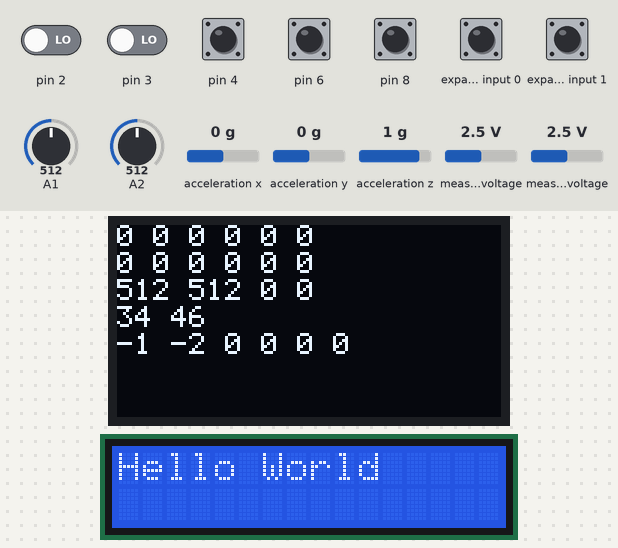
Simulated run of this sketch. Board: Arduino Uno, built with avr-gcc and run on an emulated ATmega328P. Parts: 128×64 one-colour display, 16×2 character LCD. Wiring (inferred from the names in the program): SSD1306 OLED at I2C address 0x3C; Wii Nunchuk at I2C address 0x52. The inputs (shaded band) are chosen by the test bench; at power-on: expander input 0, expander input 1, pin 4, pin 6, pin 8 HIGH, pin 2, pin 3 LOW, measured voltage 2.5 V, A1 = 512, A2 = 512, acceleration x 0 g, acceleration y 0 g, acceleration z 1 g.

Above: at 1.2 s.
1.3 s: measured voltage (sensor 200) set to 0.1 V
At 2.4 s:
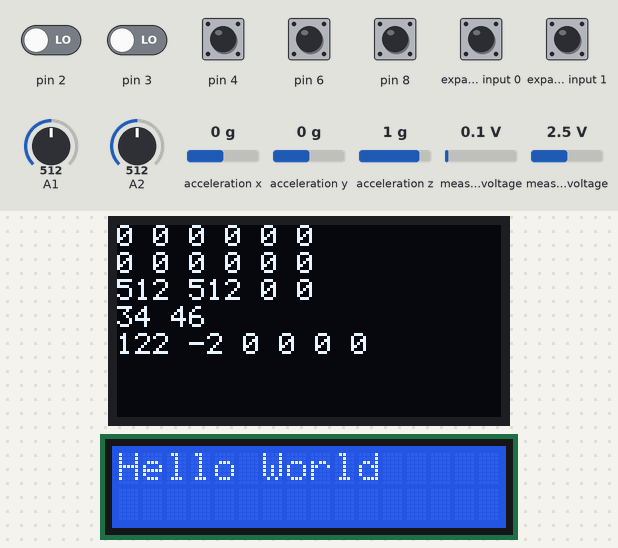
2.9 s: A1 set to 105
At 4.2 s:
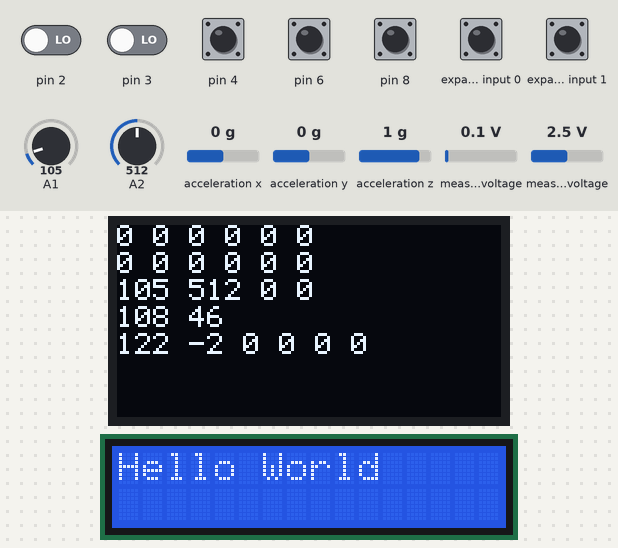
4.5 s: A1 set to 92
At 5.4 s:
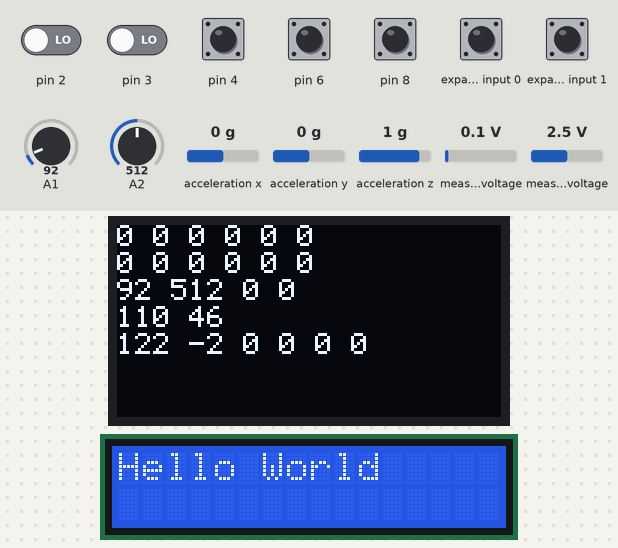
6.1 s: measured voltage (sensor 200) set to 2.5 V
At 7.4 s:
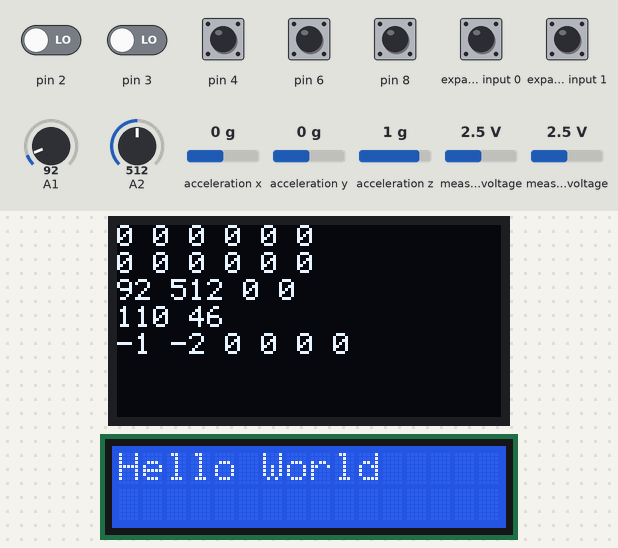
7.7 s: A2 set to 30
At 8.8 s:
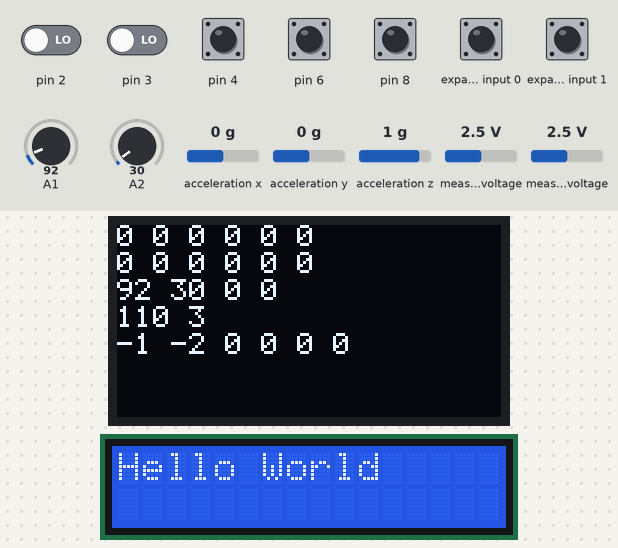
Timing chart, 0 to 10.3 s (numbered marks = the images above; inputs shaded):
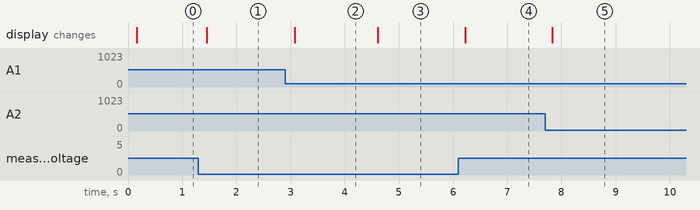

The sketch:

I2CUGameMachine.ino
```cpp
/**
  RetroLCD.com
  Ben Kucenski 2020
  bkucenski@gmail.com
 **/
#include <Arduino.h>
#include <Wire.h>
#include "Display128x64.h"
#include "LCD1602.h"
#include "RotaryDial.h"
#include "Joystick.h"
#include "LiquidCrystal_I2C.h"
#include "Nunchuk.h"

// graphics stuff
byte CurrentFrame;
char StringBuffer[32];


#define JOYSTICK_XAXIS 1
#define JOYSTICK_YAXIS 2
#define JOYSTICK_BUTTON 8

#define ROTARYA_CLOCK 2
#define ROTARYA_SWITCH 4
#define ROTARYA_DATA 5

#define ROTARYB_CLOCK 3
#define ROTARYB_SWITCH 6
#define ROTARYB_DATA 7

RotaryDial Player1Dial;
RotaryDial Player2Dial;
Joystick PlayerJoystick;

// Set the LCD address to 0x27 for a 16 chars and 2 line display
LiquidCrystal_I2C lcd(0x27, 16, 2);

int XPos, YPos;

// Wii Nunchuk
float InputForceX;
float InputForceY;
byte InputC; // can be held down
byte InputZ;
byte InputCAlt; // can't be held down
byte InputZAlt;


void setup() {
  Wire.begin();

  // Init OLED
  Display128x64::Rotation = SCREEN_LANDSCAPE;
  Display128x64::InitDisplay(SSD1306_SWITCHCAPVCC);

  // Initialize Rotary Dials
  Player1Dial.Init(ROTARYA_CLOCK, ROTARYA_DATA, ROTARYA_SWITCH);
  Player2Dial.Init(ROTARYB_CLOCK, ROTARYB_DATA, ROTARYB_SWITCH);

  attachInterrupt(digitalPinToInterrupt(Player1Dial.ClockPin), ReadRotaryDialA, CHANGE);
  attachInterrupt(digitalPinToInterrupt(Player2Dial.ClockPin), ReadRotaryDialB, CHANGE);

  // Initialize Joystick
  PlayerJoystick.Init(JOYSTICK_XAXIS, JOYSTICK_YAXIS, JOYSTICK_BUTTON);


  // initialize the LCD Character Display
  lcd.begin();
  lcd.clear();
  lcd.backlight();
  lcd.setCursor(0, 0);

  lcd.print("Hello World");

  CurrentFrame = 0;
  randomSeed(analogRead(0));
}

void ReadController()
{
  Player1Dial.ReadSwitch();
  Player2Dial.ReadSwitch();

  PlayerJoystick.ReadSwitch();
  PlayerJoystick.ReadJoystick();

  // Y - 0 = Up
  // Y ~350 - 370 - Center
  // Y - 700 = Down

  // X - 0 = Right
  // X ~350 - 370 - Center
  // X - 700 = Left

  XPos = PlayerJoystick.XAxis;
  if(XPos > 700) {
    XPos = 700;
  }
  if(XPos >= 340 && XPos <= 360) {
    XPos = 350;
  }
  XPos = (700 - XPos) - 350;
  XPos = (float)(XPos) * 63.5 / 350.0 + 64.0;


  YPos = PlayerJoystick.YAxis;
  if(YPos > 700) {
    YPos = 700;
  }
  if(YPos >= 340 && YPos <= 360) {
    YPos = 350;
  }
  YPos = YPos - 350;
  YPos = (float)(YPos) * 31.5 / 350.0 + 32.0;

  Wire.setClock(CLOCK_NUNCHUK);

  if (!Nunchuk::NunchukRead()) {
    return;
  }


  InputForceX = map(Nunchuk::NunchukX(), -128, 127, 0, 255) * 1.0 / 128.0 - 1.0;
  InputForceY = (255 - map(Nunchuk::NunchukY(), 127, -128, 0, 255)) * 1.0 / 128.0 - 1.0;
  InputC = Nunchuk::NunchukC();
  InputZ = Nunchuk::NunchukZ();
  InputCAlt = Nunchuk::NunchukCAlt();
  InputZAlt = Nunchuk::NunchukZAlt();
}

void ReadRotaryDialA()
{
  Player1Dial.ReadRotaryDial();
}

void ReadRotaryDialB()
{
  Player2Dial.ReadRotaryDial();
}


void RenderDisplay()
{
  if (CurrentFrame % 24 > 0) {
    return;
  }

  Display128x64::ClearDisplay();

  sprintf(StringBuffer, "%d %d %d %d %d %d", Player1Dial.rotaryCounter, Player1Dial.rotarySwitch, Player1Dial.rotarySwitchMomentary, Player1Dial.rotaryClock, Player1Dial.rotaryLastClock, Player1Dial.rotaryDirection);
  Display128x64::BlitText58N(0, 0, LCD1602, StringBuffer, 1);

  sprintf(StringBuffer, "%d %d %d %d %d %d", Player2Dial.rotaryCounter, Player2Dial.rotarySwitch, Player2Dial.rotarySwitchMomentary, Player2Dial.rotaryClock, Player2Dial.rotaryLastClock, Player2Dial.rotaryDirection);
  Display128x64::BlitText58N(0, 9, LCD1602, StringBuffer, 1);


  sprintf(StringBuffer, "%d %d %d %d", PlayerJoystick.XAxis, PlayerJoystick.YAxis, PlayerJoystick.joySwitch, PlayerJoystick.joySwitchMomentary);
  Display128x64::BlitText58N(0, 18, LCD1602, StringBuffer, 1);

  sprintf(StringBuffer, "%d %d", XPos, YPos);
  Display128x64::BlitText58N(0, 27, LCD1602, StringBuffer, 1);

  sprintf(StringBuffer, "%d %d %d %d %d %d", (int)(InputForceX * 128), (int)(InputForceY * 128), InputC, InputZ, InputCAlt, InputZAlt);
  Display128x64::BlitText58N(0, 36, LCD1602, StringBuffer, 1);

  Wire.setClock(CLOCK_DISPLAY);
  Display128x64::PushToDisplay();
}


void loop() {
  ReadController();
  RenderDisplay();

  CurrentFrame++;
  CurrentFrame %= 240;
}
```

Display128x64.cpp
```cpp
/**
  RetroLCD.com
  Ben Kucenski 2020
  bkucenski@gmail.com
 **/
#include <Wire.h>
#include "Display128x64.h"

byte Display128x64::screen[SCREEN_BYTES];
int Display128x64::ix, Display128x64::iy, Display128x64::iz;
byte Display128x64::b, Display128x64::m, Display128x64::Rotation;

void Display128x64::PlotPixel(int x, int y, byte c)
{
  switch (Rotation) {
    case SCREEN_PORTRAIT:
      iz = x;
      x = y;
      y = iz;
      y = 63 - y;
      break;
  }

  if (y < 0) {
    return;
  }
  if (y >= SCREEN_HEIGHT) {
    return;
  }
  if (x < 0) {
    return;
  }
  if (x >= SCREEN_WIDTH) {
    return;
  }

  if (c) {
    screen[x + (y / 8) * SCREEN_WIDTH] |= (1 << (y & 7));
  } else {
    screen[x  + (y / 8) * SCREEN_WIDTH] &= ~(1 << (y & 7));
  }
}

// https://github.com/OneLoneCoder/olcPixelGameEngine/blob/master/LastVersion/olcPixelGameEngine.h
void Display128x64::DrawLine(int x1, int y1, int x2, int y2, byte c)
{
  int x, y, dx, dy, dx1, dy1, px, py, xe, ye, i;

  dx = x2 - x1;
  dy = y2 - y1;

  if (dx == 0) // Line is vertical
  {
    if (y2 < y1) {
      int t = y2;
      y2 = y1;
      y1 = t;
    }
    for (y = y1; y <= y2; y++) {
      PlotPixel(x1, y, c);
    }
    return;
  }

  if (dy == 0) // Line is horizontal
  {
    if (x2 < x1) {
      int t = x2;
      x2 = x1;
      x1 = t;
    }
    for (x = x1; x <= x2; x++) {
      PlotPixel(x, y1, c);
    }
    return;
  }
  dx1 = abs(dx);
  dy1 = abs(dy);
  px = 2 * dy1 - dx1;
  py = 2 * dx1 - dy1;

  if (dy1 <= dx1)
  {
    if (dx >= 0)
    {
      x = x1;
      y = y1;
      xe = x2;
    }
    else
    {
      x = x2;
      y = y2;
      xe = x1;
    }

    PlotPixel(x, y, c);

    for (i = 0; x < xe; i++)
    {
      x = x + 1;
      if (px < 0) {
        px = px + 2 * dy1;
      }
      else
      {
        if ((dx < 0 && dy < 0) || (dx > 0 && dy > 0)) {
          y = y + 1;
        } else {
          y = y - 1;
        }
        px = px + 2 * (dy1 - dx1);
      }
      PlotPixel(x, y, c);
    }
  }
  else
  {
    if (dy >= 0)
    {
      x = x1;
      y = y1;
      ye = y2;
    }
    else
    {
      x = x2;
      y = y2;
      ye = y1;
    }

    PlotPixel(x, y, c);

    for (i = 0; y < ye; i++)
    {
      y = y + 1;
      if (py <= 0) {
        py = py + 2 * dx1;
      } else {
        if ((dx < 0 && dy < 0) || (dx > 0 && dy > 0)) {
          x = x + 1;
        } else {
          x = x - 1;
        }
        py = py + 2 * (dx1 - dy1);
      }
      PlotPixel(x, y, c);
    }
  }
}

void Display128x64::DrawTriangle(int x1, int y1, int x2, int y2, int x3, int y3, byte c)
{
  DrawLine(x1, y1, x2, y2, c);
  DrawLine(x1, y1, x3, y3, c);
  DrawLine(x2, y2, x3, y3, c);
}

// 16x16 sprites
void Display128x64::Blit(int x, int y, const byte * img)
{
  for (iy = 0; iy < 16; iy++) {
    b = pgm_read_byte(img + iy * 2);
    for (ix = 0; ix < 8; ix++) {
      PlotPixel(x + ix, y + iy, (byte)((b >> (7 - (ix % 8))) & 1));
    }
    b = pgm_read_byte(img + iy * 2 + 1);
    for (ix = 8; ix < 16; ix++) {
      PlotPixel(x + ix, y + iy, (byte)((b >> (7 - (ix % 8))) & 1));
    }
  }
}

// 16x16 sprites with mask
void Display128x64::BlitMask(int x, int y, const byte * img, const byte * msk)
{
  for (iy = 0; iy < 16; iy++) {
    b = pgm_read_byte(img + iy * 2);
    m = pgm_read_byte(img + iy * 2);
    for (ix = 0; ix < 8; ix++) {
      if ((byte)((m >> (7 - (ix % 8))) & 1)) {
        PlotPixel(x + ix, y + iy, (byte)((b >> (7 - (ix % 8))) & 1));
      }
    }

    b = pgm_read_byte(img + iy * 2 + 1);
    m = pgm_read_byte(img + iy * 2 + 1);
    for (ix = 8; ix < 16; ix++) {
      if ((byte)((m >> (7 - (ix % 8))) & 1)) {
        PlotPixel(x + ix, y + iy, (byte)((b >> (7 - (ix % 8))) & 1));
      }
    }
  }
}

// 8x8 sprites
void Display128x64::Blit8(int x, int y, const byte * img)
{
  for (iy = 0; iy < 8; iy++) {
    b = pgm_read_byte(img + iy);
    for (ix = 0; ix < 8; ix++) {
      PlotPixel(x + ix, y + iy, (byte)((b >> (7 - (ix % 8))) & 1));
    }
  }
}

// 8x8 sprites with FlipH
void Display128x64::Blit8FlipH(int x, int y, const byte * img)
{
  for (iy = 0; iy < 8; iy++) {
    b = pgm_read_byte(img + iy);
    for (ix = 0; ix < 8; ix++) {
      PlotPixel(x + ix, y + iy, (byte)((b >> (ix % 8)) & 1));
    }
  }
}

// 8x8 sprites with mask
void Display128x64::BlitMask8(int x, int y, const byte * img, const byte * msk)
{
  for (iy = 0; iy < 8; iy++) {
    b = pgm_read_byte(img + iy);
    m = pgm_read_byte(img + iy);
    for (ix = 0; ix < 8; ix++) {
      if ((byte)((m >> (7 - (ix % 8))) & 1)) {
        PlotPixel(x + ix, y + iy, (byte)((b >> (7 - (ix % 8))) & 1));
      }
    }
  }
}

// 8x8 sprites with mask FlipH
void Display128x64::BlitMask8FlipH(int x, int y, const byte * img, const byte * msk)
{
  for (iy = 0; iy < 8; iy++) {
    b = pgm_read_byte(img + iy);
    m = pgm_read_byte(img + iy);
    for (ix = 0; ix < 8; ix++) {
      if ((byte)((m >> (ix % 8)) & 1)) {
        PlotPixel(x + ix, y + iy, (byte)((b >> (ix % 8)) & 1));
      }
    }
  }
}

// 8x16 sprites
void Display128x64::Blit816(int x, int y, const byte * img)
{
  for (iy = 0; iy < 16; iy++) {
    b = pgm_read_byte(img + iy);
    for (ix = 0; ix < 8; ix++) {
      PlotPixel(x + ix, y + iy, (byte)((b >> (7 - (ix % 8))) & 1));
    }
  }
}

// 8x16 sprites with mask
void Display128x64::BlitMask816(int x, int y, const byte * img, const byte * msk)
{
  for (iy = 0; iy < 16; iy++) {
    b = pgm_read_byte(img + iy);
    m = pgm_read_byte(img + iy);
    for (ix = 0; ix < 8; ix++) {
      if ((byte)((m >> (7 - (ix % 8))) & 1)) {
        PlotPixel(x + ix, y + iy, (byte)((b >> (7 - (ix % 8))) & 1));
      }
    }
  }
}


// 5x8 sprites
void Display128x64::Blit58(int x, int y, const byte * img)
{
  for (ix = 0; ix < 5; ix++) {
    b = pgm_read_byte(img + ix);
    for (iy = 0; iy < 8; iy++) {
      PlotPixel(x + ix, y + iy, (byte)((b >> ((iy % 8))) & 1));
    }
  }
}

// 5x8 sprites with mask
void Display128x64::BlitMask58(int x, int y, const byte * img, const byte * msk)
{
  for (ix = 0; ix < 5; ix++) {
    b = pgm_read_byte(img + ix);
    m = pgm_read_byte(msk + ix);
    for (iy = 0; iy < 8; iy++) {
      if ((byte)((m >> ((iy % 8))) & 1)) {
        PlotPixel(x + ix, y + iy, (byte)((b >> ((iy % 8))) & 1));
      }
    }
  }
}

void Display128x64::BlitText58(int x, int y, const byte * font, char * str)
{
  int org_x = x;
  while (str[0] && x < 128) {
    if (str[0] == 10) { // 10 = 0x0a \n, 13 = 0x0d \r
      x = org_x;
      y += 8;
      str++;
      continue;
    }
    Blit58(x, y, font + 5 * str[0]);
    str++;
    x += 5;
  }
}

void Display128x64::BlitText58N(int x, int y, const byte * font, char * str, int n)
{
  while (str[0] && x < 128) {
    Blit58(x, y, font + 5 * str[0]);
    str++;
    x += 5 + n;
  }
}

void Display128x64::BlitText816(int x, int y, const byte * font, char * str)
{
  while (str[0] && x < 128) {
    Blit816(x, y, font + 16 * str[0]);
    str++;
    x += 8;
  }
}

/////////////////////////////////////
//
// Functions and data to initialize
// and send data to the display
//
/////////////////////////////////////


static const uint8_t PROGMEM init1[] = {
  SSD1306_DISPLAYOFF,                   // 0xAE
  SSD1306_SETDISPLAYCLOCKDIV,           // 0xD5
  0x80,                                 // the suggested ratio 0x80
  SSD1306_SETMULTIPLEX
};               // 0xA8

static const uint8_t PROGMEM init2[] = {
  SSD1306_SETDISPLAYOFFSET,             // 0xD3
  0x0,                                  // no offset
  SSD1306_SETSTARTLINE | 0x0,           // line #0
  SSD1306_CHARGEPUMP
};                 // 0x8D

static const uint8_t PROGMEM init3[] = {
  SSD1306_MEMORYMODE,                   // 0x20
  0x00,                                 // 0x0 act like ks0108
  SSD1306_SEGREMAP | 0x1,
  SSD1306_COMSCANDEC
};

// 128x64 display
static const uint8_t PROGMEM init4b[] = {
  SSD1306_SETCOMPINS,                 // 0xDA
  0x12,
  SSD1306_SETCONTRAST
};              // 0x81

static const uint8_t PROGMEM init5[] = {
  SSD1306_SETVCOMDETECT,               // 0xDB
  0x40,
  SSD1306_DISPLAYALLON_RESUME,         // 0xA4
  SSD1306_NORMALDISPLAY,               // 0xA6
  SSD1306_DEACTIVATE_SCROLL,
  SSD1306_DISPLAYON
};                 // Main screen turn on

static const uint8_t PROGMEM dlist1[] = {
  SSD1306_PAGEADDR,
  0,                         // Page start address
  0xFF,                      // Page end (not really, but works here)
  SSD1306_COLUMNADDR,
  0
};                       // Column start address

void Display128x64::ClearDisplay()
{
  memset(screen, 0, SCREEN_BYTES);
}

void Display128x64::SendCommand(uint8_t c)
{
  Wire.beginTransmission(SCREEN_ADDR);
  Wire.write((uint8_t)0x00); // Co = 0, D/C = 0
  Wire.write(c);
  Wire.endTransmission();
}

void Display128x64::SendCommands(const uint8_t *c, uint8_t n)
{
  Wire.beginTransmission(SCREEN_ADDR);
  Wire.write((uint8_t)0x00); // Co = 0, D/C = 0
  uint8_t bytesOut = 1;
  while (n--) {
    if (bytesOut >= WIRE_MAX) {
      Wire.endTransmission();
      Wire.beginTransmission(SCREEN_ADDR);
      Wire.write((uint8_t)0x00); // Co = 0, D/C = 0
      bytesOut = 1;
    }
    Wire.write(pgm_read_byte(c++));
    bytesOut++;
  }
  Wire.endTransmission();
}

bool Display128x64::InitDisplay(uint8_t vccstate)
{
  if ((SCREEN_WIDTH != 128) && (SCREEN_HEIGHT != 64)) {
    return;
  }

  ClearDisplay();

  // Init sequence
  SendCommands(init1, sizeof(init1));
  SendCommand(SCREEN_HEIGHT - 1);

  SendCommands(init2, sizeof(init2));
  SendCommand((vccstate == SSD1306_EXTERNALVCC) ? 0x10 : 0x14);

  SendCommands(init3, sizeof(init3));

  SendCommands(init4b, sizeof(init4b));
  SendCommand((vccstate == SSD1306_EXTERNALVCC) ? 0x9F : 0xCF);

  SendCommand(SSD1306_SETPRECHARGE); // 0xd9
  SendCommand((vccstate == SSD1306_EXTERNALVCC) ? 0x22 : 0xF1);
  SendCommands(init5, sizeof(init5));

  return true; // Success
}


void Display128x64::PushToDisplay()
{
  SendCommands(dlist1, sizeof(dlist1));
  SendCommand(SCREEN_WIDTH - 1); // Column end address

  uint8_t *ptr   = screen;
  uint16_t count = SCREEN_BYTES;

  Wire.beginTransmission(SCREEN_ADDR);
  Wire.write((uint8_t)0x40);
  uint8_t bytesOut = 1;
  while (count--) {
    if (bytesOut >= WIRE_MAX) {
      Wire.endTransmission();
      Wire.beginTransmission(SCREEN_ADDR);
      Wire.write((uint8_t)0x40);
      bytesOut = 1;
    }
    Wire.write(*ptr++);
    bytesOut++;
  }
  Wire.endTransmission();
}
```

Joystick.h
```cpp
class Joystick {

  public:
    int XAxis;
    int YAxis;
    byte joySwitch;
    byte joySwitchMomentary;
    byte joySwitchLocked;

    byte XAxisPin, YAxisPin, SwitchPin;

    void Init(byte pXAxisPin, byte pYAxisPin, byte pSwitchPin)
    {
      XAxisPin = pXAxisPin;
      YAxisPin = pYAxisPin;
      SwitchPin = pSwitchPin;

      pinMode(SwitchPin, INPUT_PULLUP);
    }

    void ReadSwitch()
    {
      // read the button
      joySwitch = !digitalRead(SwitchPin);
      if (joySwitch == 1) {
        if (!joySwitchLocked) {
          joySwitchMomentary = 1;
        }
        else {
          joySwitchMomentary = 0;
        }
        joySwitchLocked = 1;
      } else {
        joySwitchLocked = 0;
        joySwitchMomentary = 0;
      }
    }

    void ReadJoystick()
    {
      XAxis = analogRead(XAxisPin);
      YAxis = analogRead(YAxisPin);

    }
};
```

RotaryDial.h
```cpp
// https://howtomechatronics.com/tutorials/arduino/rotary-encoder-works-use-arduino/

class RotaryDial {

  public:
    int rotaryCounter;
    char rotaryDirection;
    byte rotaryClock;
    byte rotaryLastClock;
    byte rotarySwitch;
    byte rotarySwitchMomentary;
    byte rotarySwitchLocked;

    byte ClockPin, DataPin, SwitchPin;

    void Init(byte pClockPin, byte pDataPin, byte pSwitchPin)
    {
      ClockPin = pClockPin;
      DataPin = pDataPin;
      SwitchPin = pSwitchPin;

      pinMode(ClockPin, INPUT);
      pinMode(DataPin, INPUT);
      pinMode(SwitchPin, INPUT_PULLUP);

      rotaryCounter = 0;

      rotaryLastClock = digitalRead(ClockPin);

      // NOTE: This function call belong in Init in your main program file.  It cannot be done in this class
      // you must use Digital Pin 2 or 3 for this - see following link if it's not working
      // you may be using one of the few boards were pin 2 or 3 isn't an option
      // note: the nano can only use D2 and D3 so only 2 rotary encoders are supported
      // https://www.arduino.cc/reference/en/language/functions/external-interrupts/attachinterrupt/
      //attachInterrupt(digitalPinToInterrupt(Player1Dial.ClockPin), ReadRotaryDial, CHANGE);
    }

    void ReadSwitch()
    {
      // read the button
      rotarySwitch = !digitalRead(SwitchPin);
      if (rotarySwitch == 1) {
        if (!rotarySwitchLocked) {
          rotarySwitchMomentary = 1;
        }
        else {
          rotarySwitchMomentary = 0;
        }
        rotarySwitchLocked = 1;
      } else {
        rotarySwitchLocked = 0;
        rotarySwitchMomentary = 0;
      }
    }

    void ReadRotaryDial()
    {
      // read the dial
      rotaryClock = digitalRead(ClockPin);

      if (rotaryClock != rotaryLastClock) {
        if (digitalRead(DataPin) != rotaryClock) {
          rotaryDirection = 1;
          rotaryCounter++;
        } else {
          rotaryDirection = 0;
          rotaryCounter--;
        }
      }
      rotaryLastClock = rotaryClock;
    }
};
```

Source omitted: Display128x64.h (5065 bytes), Nunchuk.cpp (5250 bytes), Nunchuk.h (3443 bytes), LCD1602.h (23733 bytes)

Measured:
- the behaviour switches between 100 and 99 on A1 (found by bisection; images 2 and 3)
- after the input at 1.3 s, the display: changes after 0.16 s (image 1)
- after the input at 2.9 s, the display: changes after 0.18 s (image 2)
- after the input at 4.5 s, the display: changes after 0.11 s (image 3)
- after the input at 6.1 s, the display: changes after 0.13 s (image 4)
- after the input at 7.7 s, the display: changes after 0.13 s (image 5)
